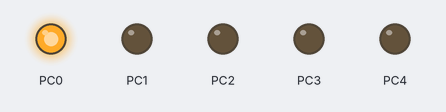
A program run on a simulated ATmega328P, built with avr-gcc and emulated at 16 MHz. Parts: output pins drawn as LEDs (lit = HIGH). At 6.0 s the program stops and its outputs stay as they are.

Above: at 0.1 s.
At 0.75 s:
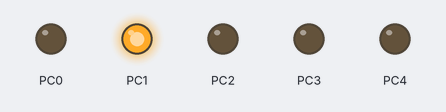
At 1.1 s:
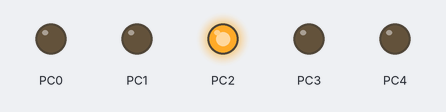
At 2.1 s:
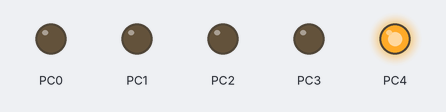
At 2.75 s:
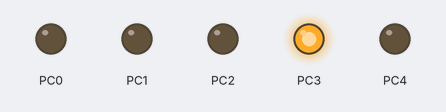
At 4.6 s:
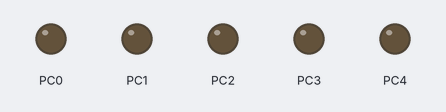
Timing chart, 0 to 6.1 s (numbered marks = the images above):
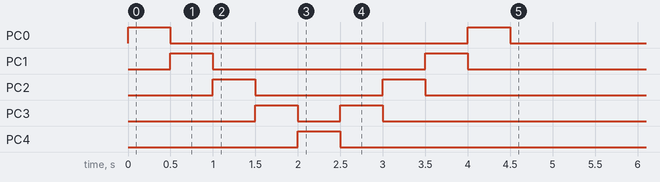

Measured:
- by itself, PC0: alternates HIGH for 0.50 s and LOW for 3.5 s
- by itself, PC1: alternates HIGH for 0.50 s and LOW for 2.5 s
- by itself, PC2: alternates HIGH for 0.50 s and LOW for 1.5 s, 4 changes in all, then stays LOW
- by itself, PC3: alternates HIGH for 0.50 s and LOW for 0.50 s, 4 changes in all, then stays LOW
- by itself, PC4: LOW → HIGH at 2.0 s, → LOW 0.50 s later

The program:

main.c
```c
#ifndef F_CPU
#define F_CPU 16000000      // CPU frequency in Hz required for delay
#endif

/* Includes ----------------------------------------------------------*/
#include <util/delay.h>     // Functions for busy-wait delay loops
#include <avr/io.h>         // AVR device-specific IO definitions

/* Functions ---------------------------------------------------------*/

int main(void)
{
    DDRC = (0b00011111);

    // Infinite loop
    while (1)
    {
       for (PORTC = 0x01; PORTC != 0x10; PORTC <<= 1)   //shift left
       _delay_ms(500);

       for (PORTC = 0x10; PORTB != 0x01; PORTC >>= 1)   //shift right
       _delay_ms(500);

      // nevím proè mi podmínka while probìhne jen jednou
    }

    // Will never reach this
    return 0;
 }
```
